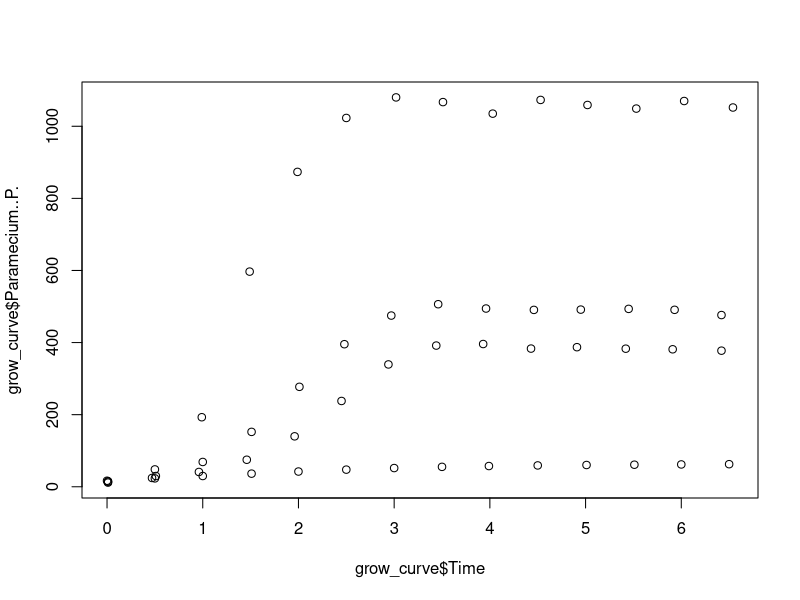

The R script that drew this image:
# load the file
grow_curve = read.csv("../Data/ParameciumIsolation.csv")

#draw picture 
plot(grow_curve$Time, grow_curve$Paramecium..P.)

